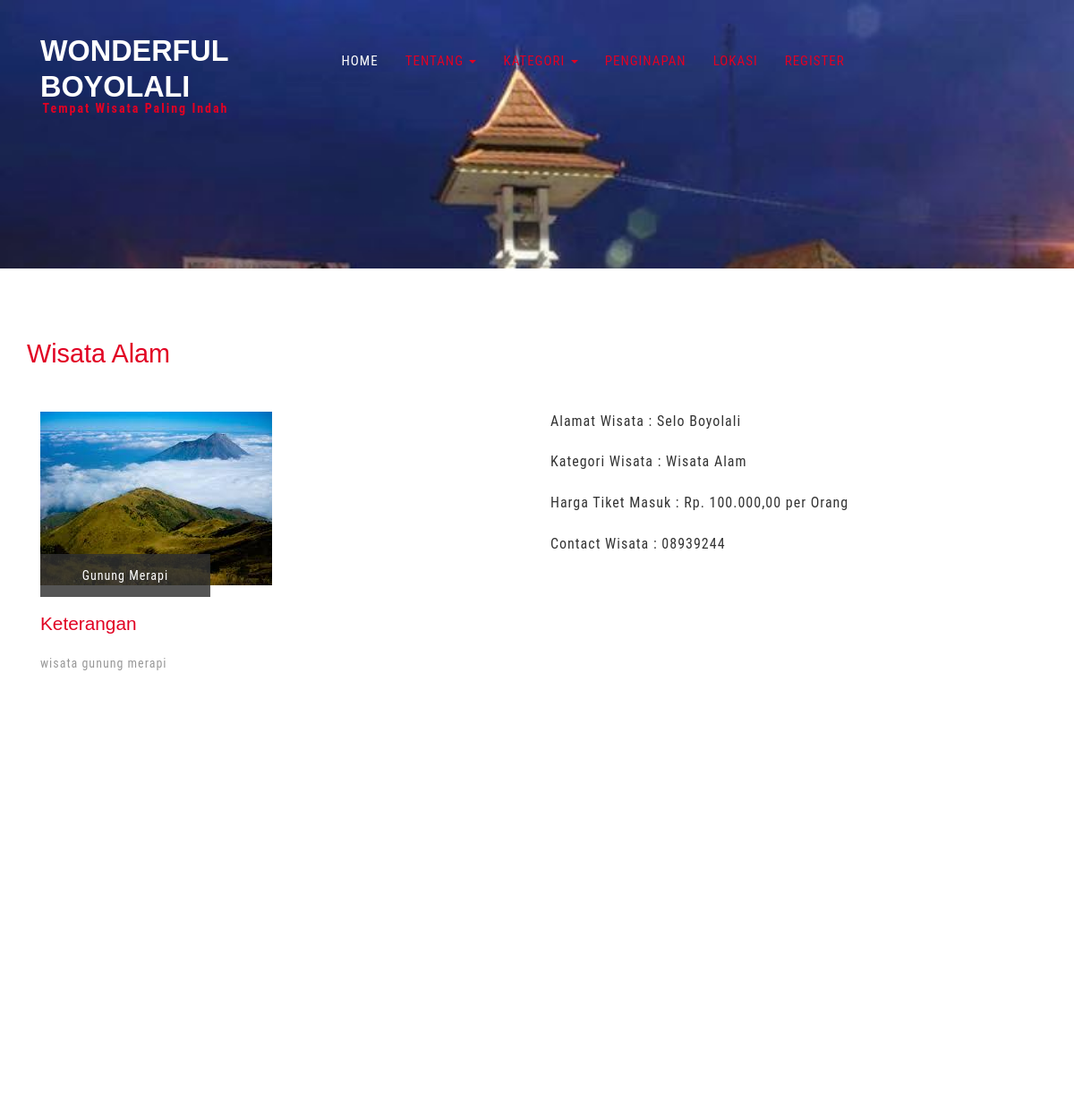
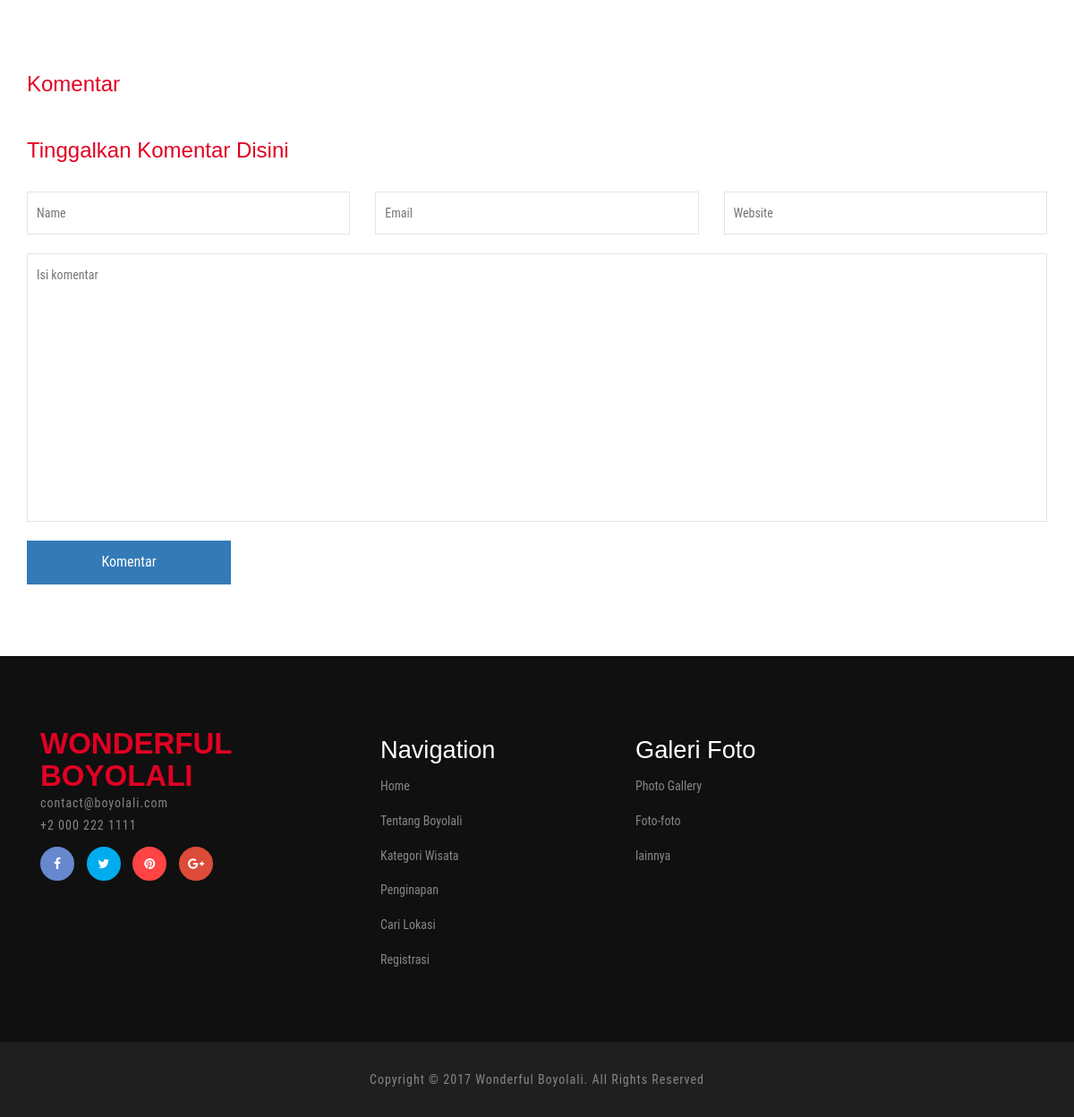
Page /index.php/detailwisata/5 on the committed database (2 pictures, top to bottom).
### tables this page shows
CREATE TABLE `tempat_wisata` (
  `id_wisata` int(5) NOT NULL,
  `nama_wisata` varchar(100) NOT NULL,
  `alamat_wisata` varchar(250) NOT NULL,
  `kategori_wisata` varchar(50) NOT NULL,
  `lat_wisata` varchar(100) NOT NULL,
  `long_wisata` varchar(100) NOT NULL,
  `ket_wisata` text NOT NULL,
  `harga_wisata` int(10) NOT NULL,
  `notelp_wisata` varchar(15) NOT NULL,
  `tanggal_post` date NOT NULL,
  `id_admin` int(5) NOT NULL
);

CREATE TABLE `gambar_wisata` (
  `id_gambar` int(10) NOT NULL,
  `gambar` varchar(200) NOT NULL,
  `tgl_upload` timestamp NOT NULL DEFAULT CURRENT_TIMESTAMP ON UPDATE CURRENT_TIMESTAMP,
  `id_wisata` int(5) NOT NULL,
  `token` varchar(100) NOT NULL
);

### application/controllers/Main.php (called while the page is built, shortened)
<?php
class Main extends CI_Controller {
	public function detailwisata()
	{
		$this->load->library('googlemapse');
		$config['center'] = '7.5179636, 110.5624369';
		$config['zoom'] = 'auto';
		$config['directions'] = TRUE;
		$config['directionsStart'] = 'bandung jawa barat';
		$tujuan = $this->uri->segment(2, 0);
		if ($tujuan==1) {
			$config['directionsEnd'] = 'Jl. Merbabu No.136 Kabupaten Boyolali, Jawa Tengah';
		}elseif ($tujuan==3) {
			$config['directionsEnd'] = 'Jl. Pandanaran No. 301, Banaran, Kabupaten Boyolali';
		}elseif ($tujuan==4) {
			$config['directionsEnd'] = 'Jl. Pandanaran No. 105A, Kabupaten Boyoalali';
		}elseif ($tujuan==5) {
			$config['directionsEnd'] = 'Selo Boyolali';
		}else{
			$config['directionsEnd'] = 'Kabupaten Boyoalali';
		}
		$config['directionsDivID'] = 'directionsDiv';
		$this->googlemapse->initialize($config);
		$data['map'] = $this->googlemapse->create_map();
		$this->load->model('m_dashboard');
        $this->load->view('main/headerwisata',$data);
        $id=$this->uri->segment(2, 0);
		$data['wisata'] = $this->m_dashboard->viewDetailWisata($id);
		$data['komen'] = $this->m_dashboard->viewDetailKomenWisata($id);
        $this->load->view('detailwisata',$data);
		$this->load->view('main/footer');
	}
}

### index.php (called while the page is built, shortened)
<?php
require_once BASEPATH.'core/CodeIgniter.php';

### application/models/m_dashboard.php (called while the page is built, shortened)
<?php
class m_dashboard extends CI_Model{
    function viewDetailWisata($id){
            $query = $this->db->query("SELECT * FROM tempat_wisata where id_wisata='".$id."'");
            return $query;
    }
}
?>

### application/views/detailwisata.php (the view, shortened to what this page needs)
<?php
	$CI =& get_instance();
?>
	<div class="about w3l-agileits">
		<div class="container">
		<?php $no=1; foreach($wisata->result_array() as $row){ ?>
			<h3><?php echo $row['kategori_wisata'];?></h3>
			<div class="about-grids">
				<div class="col-md-6 about-grid">
					<?php
						$dapetgambarwisata = "";
						$getgambar =$CI->db->query('select gambar from gambar_wisata where id_wisata="'.$row['id_wisata'].'"');
						foreach ($getgambar->result() as $bar){
						    $dapetgambarwisata = $bar->gambar;
						}
					?>
					<?php
					if ($dapetgambarwisata=="") {
						?>
							<img src="<?php echo base_url()?>assets/images/tanya.png" alt=" " class="img-responsive" />
						<?php
					}else{
						?>
							<img src="<?php echo base_url()?>upload-foto/<?php echo $dapetgambarwisata; ?>" alt=" " class="img-responsive" />
						<?php
					}
					?>
					<div class="img-bottom">
						<p><?php echo $row['nama_wisata'];?></p>
					</div>
				</div>
				<div class="col-md-6 about-grid" style="text-align: justify;">
						<p>Alamat Wisata : <?php echo $row['alamat_wisata'];?></p></br>
						<p>Kategori Wisata : <?php echo $row['kategori_wisata'];?></p></br>
						<p>Harga Tiket Masuk : Rp. <?php echo number_format($row['harga_wisata'], 2, ",", ".");?> per Orang</p></br>
						<p>Contact Wisata : <?php echo $row['notelp_wisata'];?></p></br>
				</div>
				<div class="clearfix"> </div>
			</div>
			<div class="about-grids-bottom">
				<div class="col-md-12 about-us" style="text-align: justify;">
					<h4>Keterangan</h4>
					<p><?php echo $row['ket_wisata'];?></p>
				</div>
				<div class="clearfix"> </div>
			</div>
			<div class="about-grids-bottom">
				<div class="col-md-12 about-us">
					<?php echo $map['html']; ?>
				</div>
				<div class="clearfix"> </div>
			</div>
		<?php $no++; } ?>
		<div class="com">
				<h3>Komentar</h3>
			</div>
			<div class="in dfg">
				<h3>Tinggalkan Komentar Disini</h3>
			    <form action="<?php echo base_url()?>index.php/dashboard/insertKomenWisata" method="post">
				<?php $id_wisata = $this->uri->segment(2, 0); ?>
				<?php if(isset($_SESSION['logged_in']))
					{ ?>
					<input type="hidden" name="id_wisata" value="<?php echo $id_wisata; ?>">
					<input type="hidden" name="nama" value="<?php echo ($_SESSION['username']); ?>" required=" ">
				<?php }else{ ?>
					<input type="text" name="nama" placeholder="Name" required=" ">
					<input type="text" name="email" placeholder="Email" required=" ">
					<input type="text" name="website" placeholder="Website" required=" ">
				<?php } ?>
					<textarea name="komentar" placeholder="Isi komentar" required=" "></textarea>
					<input type="submit" value="Komentar">
				</form>
			</div>
		</div>
	</div>

### assets/css/style.css (style rules this page uses)
html, body { font-size: 100%; background: #fff; font-family: 'Roboto Condensed', sans-serif; }
h1,h2,h3,h4,h5,h6 { margin:0; font-family: 'Montserrat', sans-serif; }
p { margin:0; letter-spacing:1px; }
.banner-bottom,.testimonials,.banner-bottom-video,.about,.history,.typo,.gallery,.contact,.single { padding:5em 0; }
.testimonials h3,.about h3,h3.title,.gallery h3,.contact h3 { color:#e10123; font-size:1.8em; margin:0; }
.about-grids-bottom { margin-top:2em; }
.about-us p { font-size: 14px; margin: 0; color: #999; line-height: 1.8em; }
.about-us h4 { color:#e10123; margin:0 0 1em; text-transform: capitalize; font-size: 1.3em; }
.img-bottom { position: absolute; top: 82%; }
.img-bottom p { color: #fff; background: rgba(48, 48, 48, 0.82); font-size: 14px; margin: 0; padding:1em 3.339em; text-transform:capitalize; }
.about-grids { margin: 3em 0 0; }
.blog-page-grid h3,.in h3,.com h3 { margin: 0; color: #e10123; font-size: 1.5em; text-transform: capitalize; }
.in input[type="text"],.in textarea { outline: none; float: left; width: 31.69%; background: none; border: 1px solid #E5E5E5; font-size: 14px; padding: 13px 10px; }
.in input[type="text"]:nth-child(2) { margin:0 2em; }
.in textarea { resize:none; min-height:300px; width:100% !important; margin:1.5em 0; }
.in input[type="submit"] { border: none; outline: none; background: #337ab7; color: #fff; font-size: 16px; padding: 13px 0; width: 20%; transition: .5s all; -webkit-transition: .5s all; -moz-transition: .5s all; -o-transition: .5s all; -ms-transition: .5s all; }
.in form { margin: 2em 0 0; }
.dfg { margin: 3em 0 0; }

### rows in the picture
tempat_wisata: kategori_wisata "Wisata Alam", gambar_wisata.gambar (picture), nama_wisata "Gunung Merapi", alamat_wisata "Selo Boyolali", harga_wisata "100.000,00", notelp_wisata "08939244", ket_wisata "wisata gunung merapi", $this->map_width 100% (drawn)
